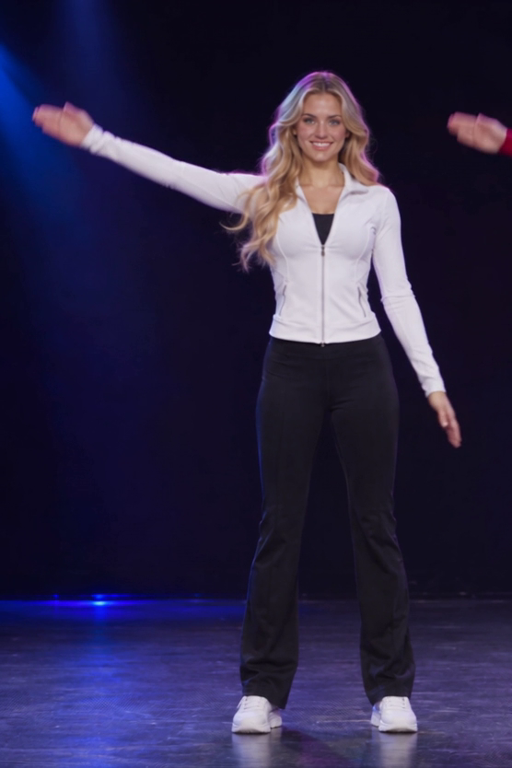
#> input picture Quest_05/samples/pose_01.png, 512 x 768 px, found by its file name
$ jupyter execute --allow-errors pose_tool.ipynb
#> lines starting #> are read from the running program, lines starting #| are printed output that depends on the picture
# 원하는 포즈로 이미지 만드는 도구 — 과제 D-7

참조 포즈 사진 → OpenPose 관절 지도 → 프롬프트 + ControlNet → 생성 이미지.

**실제 실행 결과 3개와 41초 영상 데모를 포함합니다.** 이 노트는 Colab에서 실제로 실행한 파이프라인을 학습하기 쉬운 셀로 나눠 정리한 것입니다. 셀 분할 후 실행 번호는 초기화했으며, 아래 정적 결과와 실행 증거는 2026-11-12 T4 실행에서 보존한 것입니다. 마지막 셀에 두 조건 실험의 실제 관찰을 적었습니다.

## 준비

1. Colab에서 **파일 → 노트 업로드**로 이 파일을 엽니다.
2. **런타임 → 런타임 유형 변경 → T4 GPU**를 선택합니다.
3. 이 폴더의 `pose_inputs.zip`을 준비합니다. 코드 셀을 위에서 아래로 실행합니다.
4. 입력 셀에서 ZIP을 한 번 올립니다. ZIP에는 포즈 사진 2개가 들어 있습니다. 새 사진을 쓰려면 같은 이름의 `pose_01.png`, `pose_02.png`를 넣거나 입력 셀에서 두 PNG를 선택합니다.
5. 모델 파일 다운로드를 포함해 처음 실행에는 시간이 걸립니다. GPU를 사용할 수 없으면 생성 셀을 중단하고 GPU 런타임을 선택합니다.

교안의 'FLUX.2-klein 4B 또는 비슷한 모델' 중 SD 1.5용 OpenPose ControlNet과 호환되는 SD 1.5를 선택했습니다. SD 1.5 ControlNet을 FLUX.2에 직접 연결하지 않습니다.

## 1. GPU 확인과 패키지 설치

Colab의 PyTorch는 유지하고 실험에서 사용한 라이브러리를 설치합니다. 사용하지 않는 선택 패키지 torchao와 PEFT의 충돌을 피합니다. 설치 후 이미 diffusers를 불러왔던 런타임이라면 세션을 다시 시작하고 이 셀부터 실행하세요.

[cell 1]
# 이 셀이 하는 일: GPU를 확인하고 재현용 라이브러리를 설치합니다.
import sys, subprocess
import torch
#> (the rest of this cell did not finish here and is left out)

## 2. 포즈 사진 입력

입력 파일이 없으면 업로드 창을 열어 누락 파일을 명확히 안내합니다. 이전의 `/content/led_reference_once.mp4` 누락 문제와 달리, 이미지 과제에서는 원본 MP4가 필요하지 않습니다.

[cell 2]
# 이 셀이 하는 일: ZIP 또는 PNG 두 장을 받아 입력 포즈를 확인합니다.
from pathlib import Path
import zipfile, json, gc, time
from PIL import Image, ImageOps, ImageDraw, ImageFilter
from IPython.display import display
ROOT=Path('/content/pose-image-tool')
S=ROOT/'samples'; S.mkdir(parents=True,exist_ok=True)
required={'pose_01.png','pose_02.png'}
if not all((S/name).is_file() for name in required):
    import urllib.request
    base='https://raw.githubusercontent.com/sorek-charlie/AIFFEL-Quest/main/Quest_05/samples/'
    for name in sorted(required):
        if not (S/name).is_file():
            try:
                urllib.request.urlretrieve(base+name,S/name)
                print('기본 포즈 자동 다운로드:',name)
            except Exception as exc:
                print('자동 다운로드 실패:',name,type(exc).__name__)
if not all((S/name).is_file() for name in required):
    from google.colab import files
    print('pose_inputs.zip 또는 pose_01.png와 pose_02.png를 선택하세요.')
    uploaded=files.upload()
    for filename,raw in uploaded.items():
        if filename.lower().endswith('.zip'):
            import io
            with zipfile.ZipFile(io.BytesIO(raw)) as z:
                for member in z.namelist():
                    name=Path(member).name
                    if name in required:
                        (S/name).write_bytes(z.read(member))
        elif Path(filename).name in required:
            (S/Path(filename).name).write_bytes(raw)
    del uploaded
missing=[name for name in required if not (S/name).is_file()]
if missing: raise FileNotFoundError('입력 파일이 없습니다: '+', '.join(missing)+' — 이 셀을 다시 실행하고 업로드하세요.')
for name in sorted(required):
    im=ImageOps.fit(Image.open(S/name).convert('RGB'),(512,768))
#> im is the input picture: PIL image 512x768 RGB; mean R, G, B 43.3, 37.7, 69.1
    im.save(S/name);print(name,im.size);display(im.resize((256,384)))
#| pose_01.png (512, 768)

## 3. 프롬프트와 비교 조건

A는 무대 댄서, B는 우주비행사입니다. 01↔02는 포즈만 같고 프롬프트가 다르며, 01↔03은 프롬프트만 같고 포즈가 다릅니다. 해상도·시드·스텝·CFG·ControlNet 강도는 고정합니다.

[cell 3]
# 이 셀이 하는 일: 두 프롬프트와 공통 생성 설정을 정의합니다.
PROMPT_A='full body photograph of one adult blonde female dancer, white sports jacket, black trousers, white sneakers, dark concert stage, blue and pink stage lighting, facing camera, realistic anatomy, feet visible'
PROMPT_B='full body photograph of one adult female astronaut, silver space suit, boots, on a lunar base, soft cinematic lighting, facing camera, realistic anatomy, feet visible'
NEGATIVE='bad anatomy, extra limbs, extra people, missing hands, cropped feet, deformed fingers, text, watermark'
SEED=42
STEPS=25
CFG=7.5
CONTROL_SCALE=1.0
WIDTH,HEIGHT=512,768
EXPERIMENTS=[(1,1,PROMPT_A),(2,1,PROMPT_B),(3,2,PROMPT_A)]
for n,pose_id,prompt in EXPERIMENTS:print(n, 'pose',pose_id, prompt)

## 4. OpenPose 추출과 LED 관절 표시

참조 사진에서 몸 관절을 검출합니다. 색 관절 지도는 ControlNet 입력이며, 빨간 LED 이미지는 같은 지도에서 발광 효과만 준 설명용 그림입니다. 검출이 잘못되면 생성 전에 사진을 바꾸세요. 손·얼굴 검출은 끄고 몸만 사용합니다.

[cell 4]
# 이 셀이 하는 일: 사진에서 OpenPose 지도를 추출하고 LED 형태로 보여 줍니다.
from controlnet_aux import OpenposeDetector
import numpy as np
#> (the rest of this cell did not finish here and is left out)

## 5. 생성 모델 로드

SD 1.5와 SD 1.5용 OpenPose ControlNet을 불러옵니다. T4 메모리를 줄이기 위해 CPU offload·VAE slicing을 켭니다. 공개 모델을 사용하므로 이 실행에서는 HF_TOKEN 없이 다운로드했습니다.

[cell 5]
# 이 셀이 하는 일: 호환되는 이미지 모델과 OpenPose ControlNet을 로드합니다.
from diffusers import ControlNetModel, StableDiffusionControlNetPipeline, UniPCMultistepScheduler
MODEL_ID='stable-diffusion-v1-5/stable-diffusion-v1-5'
CONTROLNET_ID='lllyasviel/control_v11p_sd15_openpose'
#> (the rest of this cell did not finish here and is left out)

## 6. 세 가지 실험 생성과 저장

각 실험마다 시드를 새로 42로 초기화합니다. 참조 사진 자체를 복사하는 대신 관절 지도와 프롬프트로 새 이미지를 생성합니다. 출력 이름과 실행 시간을 기록합니다.

[cell 6]
# 이 셀이 하는 일: 실제 확산 추론 3회를 실행하고 결과 PNG와 메타데이터를 저장합니다.
records=[]
#> (the rest of this cell did not finish here and is left out)

## 7. 내 사진·문장으로 새 이미지 만들기

아래 입력 UI는 실제 생성 모델을 호출합니다. 앞 단계에서 입력한 포즈 1·2 중 하나와 새 프롬프트를 선택합니다. 새로운 사진을 쓰려면 2번 셀에서 파일을 교체하고 4번 셀을 다시 실행하세요. 로컬 데모의 고정 영상 재생과 구분됩니다.

[cell 7]
# 이 셀이 하는 일: 포즈 선택·프롬프트 입력·실제 이미지 생성 버튼을 제공합니다.
import ipywidgets as widgets
pose_choice=widgets.Dropdown(options=[('포즈 1: 한 팔 올리기',1),('포즈 2: 양팔 내리기',2)],description='포즈:')
prompt_input=widgets.Textarea(value=PROMPT_A,description='프롬프트:',layout=widgets.Layout(width='95%',height='100px'))
generate_button=widgets.Button(description='관절 조건으로 새 이미지 생성',button_style='success',layout=widgets.Layout(width='270px'))
result_view=widgets.Output()
def generate_custom(_):
    generate_button.disabled=True
    try:
        with result_view:
            result_view.clear_output(wait=True)
            print('실제 모델 추론 중...')
            i=pose_choice.value
            for name in [f'pose_{i:02d}.png',f'led_pose_{i:02d}.png']:display(Image.open(S/name).resize((192,288)))
            image=pipe(prompt=prompt_input.value,negative_prompt=NEGATIVE,image=Image.open(S/f'control_{i:02d}.png').convert('RGB'),width=WIDTH,height=HEIGHT,num_inference_steps=STEPS,guidance_scale=CFG,controlnet_conditioning_scale=CONTROL_SCALE,generator=torch.Generator(device='cpu').manual_seed(SEED)).images[0]
            image.save(S/'custom_output.png');display(image)
            (S/'custom_prompt.json').write_text(json.dumps({'prompt':prompt_input.value,'pose_id':i,'seed':SEED},ensure_ascii=False,indent=2),encoding='utf-8')
            print('저장:',S/'custom_output.png')
    finally:generate_button.disabled=False
generate_button.on_click(generate_custom)
display(pose_choice,prompt_input,generate_button,result_view)

## 8. 결과 비교판과 다운로드

각 행은 참조 사진 / OpenPose / 생성 결과입니다. 다운로드한 실제 결과와 함께 마지막 관찰을 갱신하세요. 이 셀은 로컬 ZIP만 만들며 GitHub에 업로드하지 않습니다.

[cell 8]
# 이 셀이 하는 일: 3개 실험 비교판과 결과 ZIP을 만듭니다.
panel=Image.new('RGB',(768,1224),'#101827');draw=ImageDraw.Draw(panel)
#> after `panel = Image.new('RGB', (768, 1224), '#101827')`:
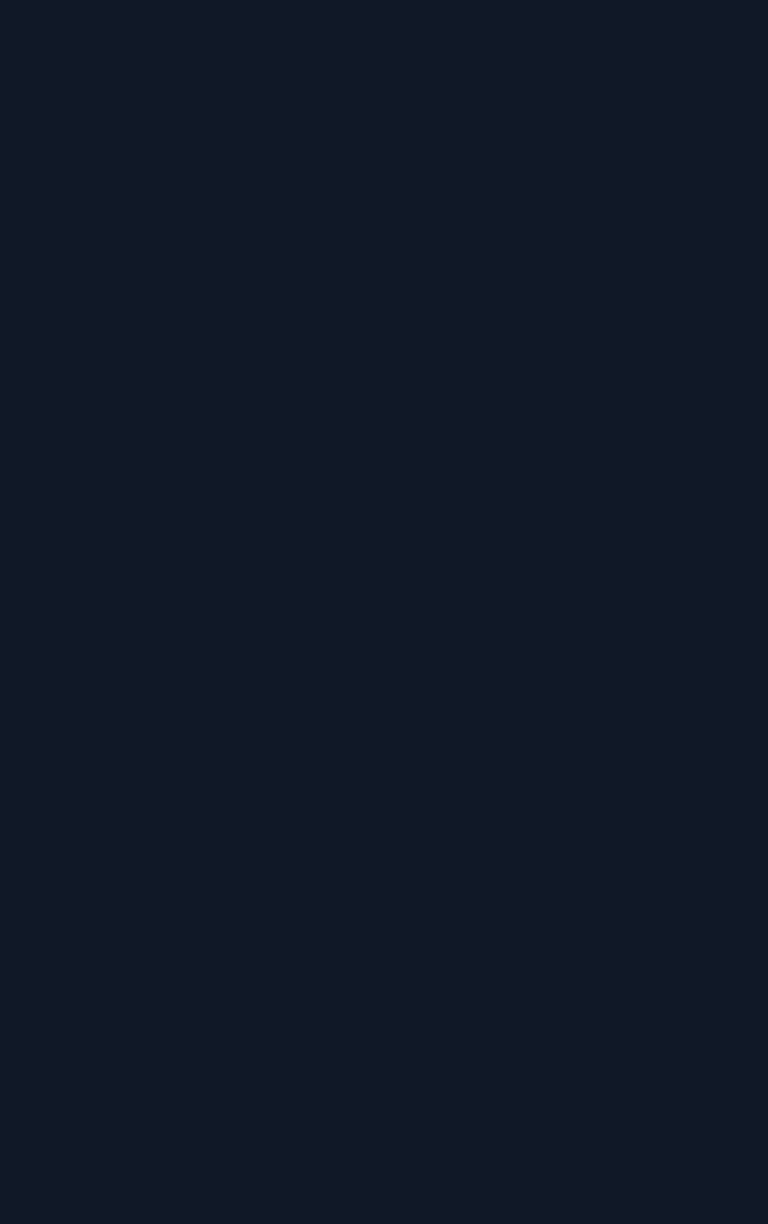
#> panel: PIL image 768x1224 RGB; mean R, G, B 16, 24, 39
#> `panel.paste(Image.open(S/name).resize((256,384)),(col*256,row*408+24))`:
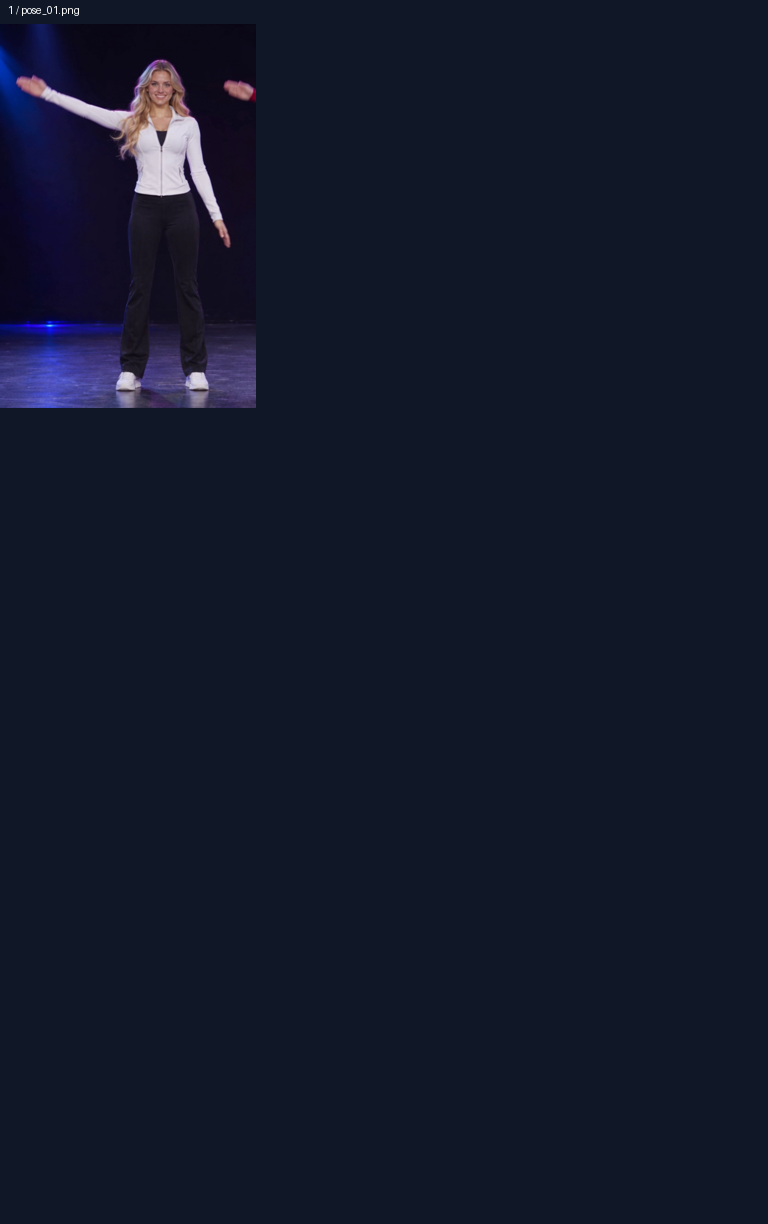
#> panel: PIL image 768x1224 RGB; mean R, G, B 18.9, 25.5, 42.2
#> (the rest of this cell did not finish here and is left out)
